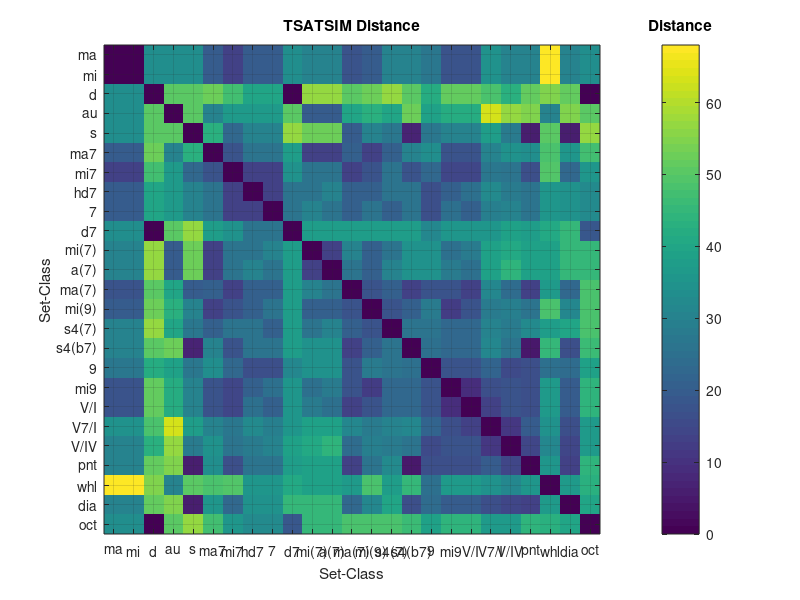

The MATLAB script that drew this image:
function table = calcTables()

	load TotalMeasuresPrime
	%sets = [25 24 23 26 22 22 57 64 65 66 67 55 56 59 46 64 57 51 61 129 116 117 116 176 189 130 192 276 322];
	sets = [25 24 23 26 22 57 64 65 66 67 55 56 59 46 51 61 129 117 116 176 189 130 192 276 322];

	msr = TSATSIM_prime;

	table = [];
	for i = 1:length(sets)
		for j = i:length(sets)

			table(i,j) = msr(sets(i),sets(j));
			%table(j,i) = msr(sets(i),sets(j));

			%chordsRELa(i,j) = RELa_prime(sets(i),sets(j));
			%chordsRELb(i,j) = RELb_prime(sets(i),sets(j));
			%chordsRELc(i,j) = RELc_prime(sets(i),sets(j));
			%chordsATMEMB(i,j) = ATMEMB_prime(sets(i),sets(j));
			%chordsRECREL(i,j) = RECREL_prime(sets(i),sets(j));
			%chordsTpREL(i,j) = TpREL_prime(sets(i),sets(j));
			%chordsAvgSATSIM(i,j) = AvgSATSIM_prime(sets(i),sets(j));
			%chordsTSATSIM(i,j) = TSATSIM_prime(sets(i),sets(j));
		end
	end

	for i = 1:size(table,1)
		for j = i:size(table,2)
			table(j,i) = table(i,j);
		end
	end

	%save chordTABLES.mat chordsRELa chordsRELb chordsRELc chordsRECREL chordsATMEMB chordsTpREL chordsAvgSATSIM chordsTSATSIM

	%labels = {'maj';'min';'dim';'aug';'sus4/sus2';'maj7/min6';'min7/maj6';'hdim7';'7';'dim7';'min(7)';'aug(7)';'maj(7)';'min(9)';'sus4(7)';'sus4(b7)';'9';'maj9';'min9';'V-I';'V7-I';'V-IV';'pent';'whole';'diat';'oct';};
	labels = {'ma';'mi';'d';'au';'s';'ma7';'mi7';'hd7';'7';'d7';'mi(7)';'a(7)';'ma(7)';'mi(9)';'s4(7)';'s4(b7)';'9';'mi9';'V/I';'V7/I';'V/IV';'pnt';'whl';'dia';'oct';};

	%length(sets)
	%length(labels)
	figure()
	imagesc(table')
	aux=(1:29);
	set(gca,'xtick',aux);
	set(gca,'ytick',aux);
	%set(gca,'XTickLabel',{'3-11B';'3-11A';'3-10';'3-12';'3-9';'3-9';'4-20';'4-26';'4-27A';'4-27B';'4-28';'4-19A';'4-19B';'4-22A';'4-14A';'4-26';'4-20';'4-16B';'4-23';'5-34';'5-27A';'5-27B';'5-35';'6-35';'7-35';'8-28';});
	set(gca,'XTickLabel',labels);
	set(gca,'YTickLabel',labels);
	xlabel('Set-Class'); ylabel('Set-Class'); title('TSATSIM Distance');
	c = colorbar;
	title(c,'Distance')
	grid